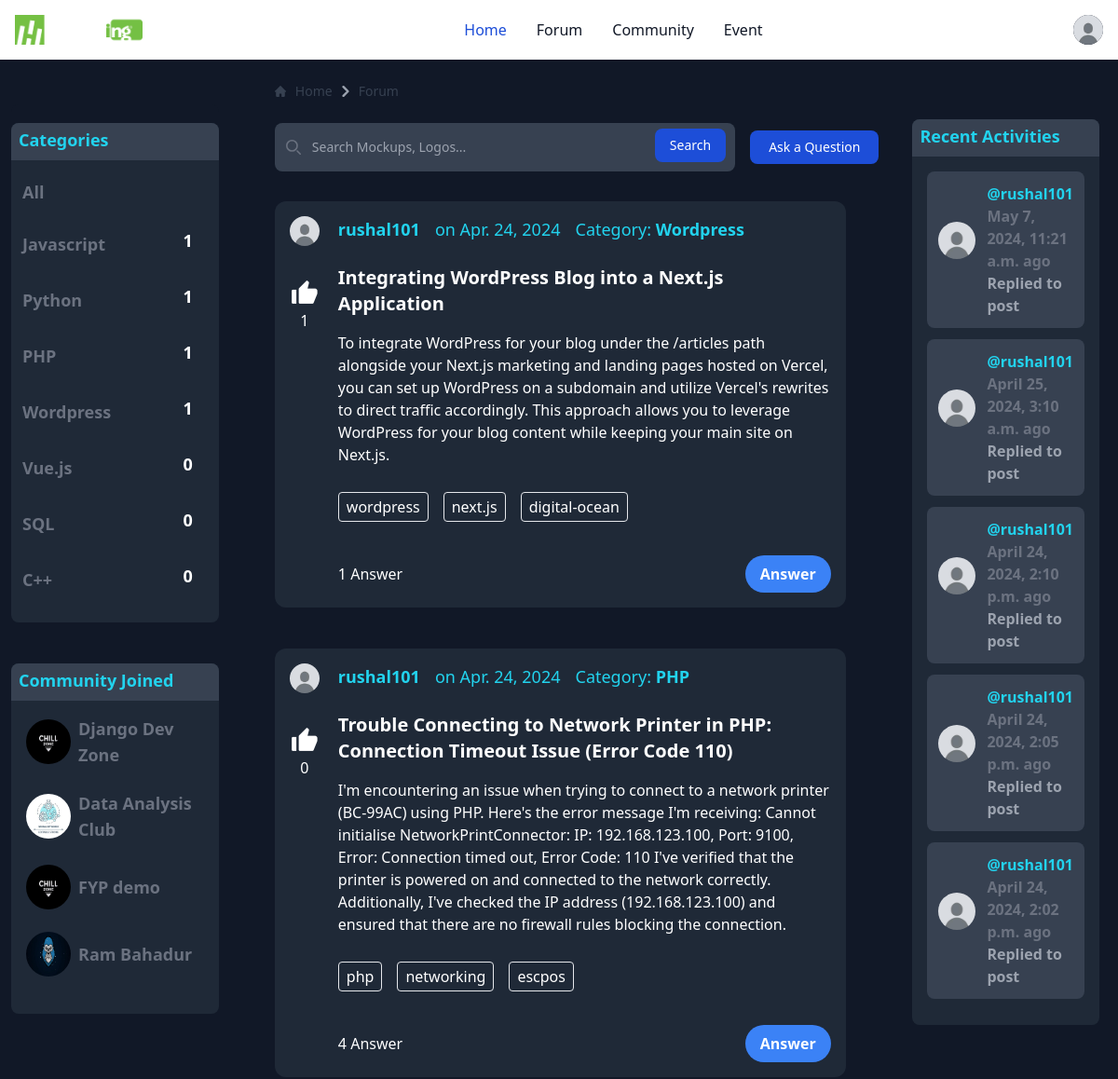
Before: /forum/ (signed in, upper part) with the older database file.
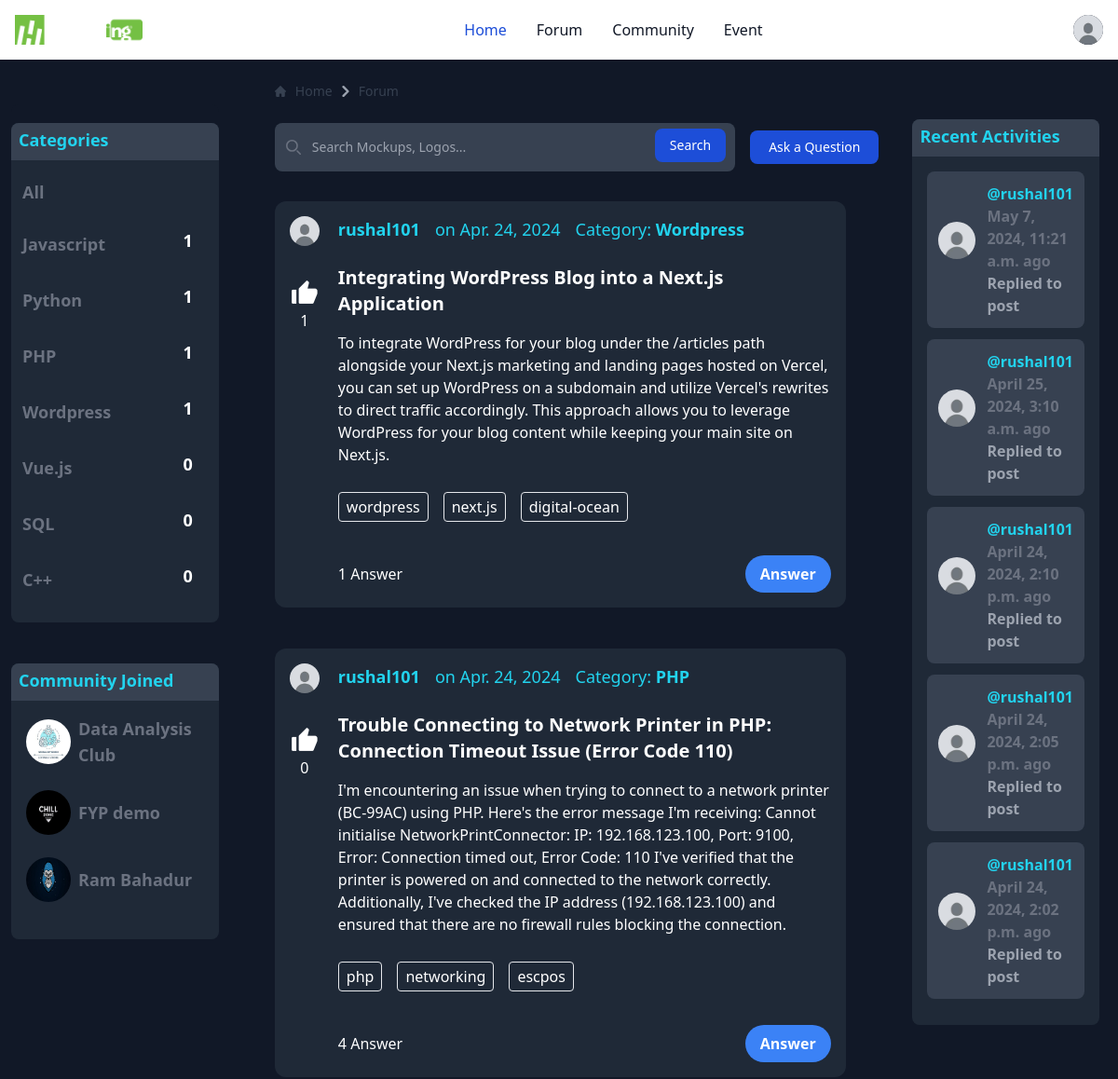
After: the same page with the newer database file.
### Forum/models.py (models this page shows, shortened)
class Category(models.Model):
    name = models.CharField(max_length=100)
    def total_questions(self):
        return self.question_set.count()
    class Meta:
        verbose_name_plural = "Categories"

class Question(models.Model):
    user = models.ForeignKey(User, on_delete=models.CASCADE)
    title = models.CharField(max_length=10000)
    content = models.TextField(null=True, blank=True)
    upvote = models.ManyToManyField(User, related_name="upvoted_questions", blank=True)
    date_created = models.DateTimeField(auto_now_add=True)
    category = models.ManyToManyField(Category)  # Change field name to 'category'
    tags = models.ManyToManyField('Tag', related_name='questions', blank=True)
    def total_likes(self):
        return self.upvote.count()

class Tag(models.Model):
    name = models.CharField(max_length=100)

class Comment(models.Model):
    question = models.ForeignKey(Question,on_delete = models.CASCADE , related_name="comment")
    user = models.ForeignKey(User, on_delete = models.CASCADE)
    content = models.TextField(null=True,blank=True)
    parent_comment = models.ForeignKey('self', on_delete=models.CASCADE, null=True, blank=True, related_name='replies')
    date_created = models.DateTimeField(default=timezone.now)
    upvote = models.ManyToManyField(User, related_name="upvoted_comments", blank=True)  # Upvote field for comments

### Community/models.py (models this page shows, shortened)
class Room(models.Model):
    host = models.ForeignKey(User, on_delete=models.SET_NULL, null=True)
    topic = models.ForeignKey(Topic, on_delete=models.SET_NULL, null=True)
    name = models.CharField(max_length=200)
    description = models.TextField(null=True, blank=True)
    participant = models.ManyToManyField(User, related_name='participants', blank=True)
    updated = models.DateTimeField(auto_now=True)
    created = models.DateTimeField(auto_now_add=True)
    image = models.ImageField(default="default.jpg", upload_to="server_profile")
    unique_id = models.CharField(max_length=6, default=uuid.uuid4().hex[:6], unique=True)
    class Meta:
        ordering = ['-updated', '-created']

### Account/models.py (models this page shows, shortened)
class Profile(models.Model):
    user = models.OneToOneField(User,on_delete=models.CASCADE)
    about = models.CharField(max_length=1000)
    image = models.ImageField(default="profile_pic/default.jpg", upload_to="profile_pic")

### Forum/views.py (the view)
# urls.py: path('', question_list_view, name="Questionlist"),
def question_list_view(request):
    queryset = Question.objects.order_by('-date_created')
    search_data = request.GET.get('search-area') or ""
    if search_data:
        queryset = queryset.filter(title__icontains=search_data)
    selected_category = request.GET.get('category')
    if selected_category:
        queryset = queryset.filter(category=selected_category)
    paginator = Paginator(queryset,10)
    page_number = request.GET.get('page')
    page_obj = paginator.get_page(page_number)
    comments = Comment.objects.order_by('-date_created')[:5]
    categories = Category.objects.all()
    user_rooms = Room.objects.filter(participant=request.user)
    context = {
        'questions': page_obj,
        'comments': comments,
        'categories': categories,
        'selected_category': selected_category,
        'user_rooms': user_rooms,
    }
    return render(request, 'Forum/forum.html', context)

### Forum/templates/Forum/forum.html (shortened to what the changed rows need)
{% extends 'Forum/base.html' %}
{% load static %}
{% block content %}
    <div class="flex">
        <div class="w-1/5 bg-gray-900 rounded-lg ml-3 mt-6">
            <div class="rounded-lg bg-gray-800 mt-5 h-auto flex flex-col">
                <div class="bg-gray-700 h-10 rounded-t-lg">
                    <div class="items-center ml-2 mt-1">
                        <h1 class="text-cyan-400 font-semibold text-lg">Categories</h1>
                    </div>
                </div>
                <div class="p-3">
                    <ul>
                        {% for category in categories %}
                        <li>
                            <a href="?category={{ category.id }}" class="{% if category.id == selected_category %}selected{% endif %} flex mb-4 text-lg justify-between items-center text-gray-500 transition duration-300 ease-in-out font-bold hover:text-blue-500">
                                <span class="mt-2 ">{{category.name}}</span>
                                <span
                                    class="bg-dark py-2 px-4 text-white font-semibold">{{category.total_questions}}</span>
                            </a>
                          </li>
                        {% endfor %}
                    </ul>
                </div>
            </div>
            <br>
            <div class="rounded-lg bg-gray-800 mt-5 h-auto flex flex-col">
                <div class="bg-gray-700 h-10 rounded-t-lg">
                    <div class="items-center ml-2 mt-1">
                        <h1 class="text-cyan-400 font-semibold text-lg">Community Joined</h1>
                    </div>
                </div>
                <div class="p-4">
                    <ul>
                        {% for room in user_rooms %}
                        <li>
                            <a href="{% url 'room' room.id %}"
                                class="flex  text-lg items-center text-gray-500 transition duration-300 ease-in-out font-bold hover:text-blue-500">
                                <img src="{{room.image.url}}"
                                    alt="Community 1 Logo" class="w-12 h-12 mr-2 rounded-full">
                                <span class="">{{room.name}}</span>
                            </a>
                            <br>
                        </li>
                        {% endfor %}
                    </ul>
                </div>
            </div>
        </div>
        <div class="w-3/5 bg-gray-900 ml-10">
            <br>
            <div class="tab-pane fade active show mt-8" id="recent-questions" role="tabpanel"
                aria-labelledby="recent-questions-tab">
                {% if questions %}
                {% for question in questions %}
                <div class="rounded-xl bg-gray-800 ml-5 w-11/12 mt-5 p-4 h-auto flex flex-col">
                    <div class="flex">
                        <div class="link-unlike flex-shrink-0 text-center mr-2">
                            <a href="">
                                <img src="{{ question.user.profile.image.url }}" alt="Image"
                                    class="mb-8 rounded-full h-8 w-8" />
                            </a>
                            <div class="donet-like-list text-white">
                                <button class="like-unlink-count like">
                                    <i class="ri-thumb-up-fill text-3xl mt-10"></i><br>
                                    <span>{{question.total_likes}}</span>
                                </button>
                            </div>
                            <br>
                        </div>
                        <div class="flex-grow-1 ms-3">
                            <ul class="graphic-design flex items-center space-x-4 text-cyan-400 text-lg">
                                <li>
                                    <a href="" class="font-semibold">{{question.user.username}}</a>
                                </li>
                                <li>
                                    <span>on {{ question.date_created|date:"M. j, Y" }}</span>
                                </li>
                                <li>
                                    <span>Category:</span>
                                    {% for category in question.category.all %}
                                        <a href="" class="graphic font-semibold">
                                            {{ category.name }}
                                        </a>
                                    {% endfor %}
                                </li>
                            </ul>
                            <br>
                            <h3 class="font-semibold text-xl mb-4 text-white">
                                <a href="{% url 'Questiondetail' question.id %}">
                                    {{question.title}}
                                </a>
                            </h3>
                            {% if question.content|wordcount <= 100 %} <p class="mb-8 text-white">{{ question.content }}
                                </p>
                                {% endif %}
                                <ul class="tag-list flex space-x-4 mb-4">
                                    {% for tag in question.tags.all %}
                                    <li>
                                        <span class="border px-2 py-1 rounded text-white">{{ tag.name }}</span>
                                    </li>
                                    {% endfor %}
                                </ul>
                                <br>
                                <div class="flex justify-between items-center text-white">
                                    <ul class="anser-list flex space-x-10">
                                        <li>
                                            <a href="most-answered.html"> {{question.comment.count}} Answer </a>
                                        </li>
                                    </ul>
                                    <a href="{% url 'Questiondetail' question.id %}"
                                        class="bg-blue-500 hover:bg-blue-600 text-white font-bold py-2 px-4 rounded-full inline-block transition duration-300 ">
                                        Answer
                                    </a>
                                </div>
                        </div>
                    </div>
                </div>
                <br>
                {% endfor %}
                {% else %}
                <p class="text-white">No questions found matching your search criteria.</p>
                {% endif %}
            </div>
        </div>
        <div class="w-1/5 bg-gray-900 mr-5 mt-5">
            <div class="rounded-lg bg-gray-800 ml-9 mt-5 h-auto flex flex-col">
                <div class="bg-gray-700 h-10 rounded-t-lg">
                    <div class="items-center ml-2 mt-1">
                        <h1 class="text-cyan-400 font-semibold text-lg">Recent Activities</h1>
                    </div>
                </div>
                <div class="p-4">
                    {% for comment in comments %}
                    <div class="bg-gray-700 rounded-lg p-3 mb-3">
                        <div class="flex items-center">
                            <div
                                class="w-10 h-10 rounded-full flex-shrink-0 flex justify-center items-center mr-3 mb-5">
                                <img src="{{comment.user.profile.image.url}}" alt="User Image"
                                    class="w-full h-full rounded-full">
                            </div>
                            <div>
                                <span class="text-cyan-400 font-semibold">@{{comment.user.username}}</span><br>
                                <span class="text-gray-500 font-semibold">{{comment.date_created}} ago</span><br>
                                <span class="text-gray-400 font-semibold"><a
                                        href="{% url 'Questiondetail' comment.question.id %}">Replied to post</a></span>
                            </div>
                        </div>
                    </div>
                    {% endfor %}
                </div>
            </div>
        </div>
    </div>
{% endblock %}

Changed rows visible on the page:
no longer on this page (row edited): Room: image (picture), name "Django Dev Zone"
